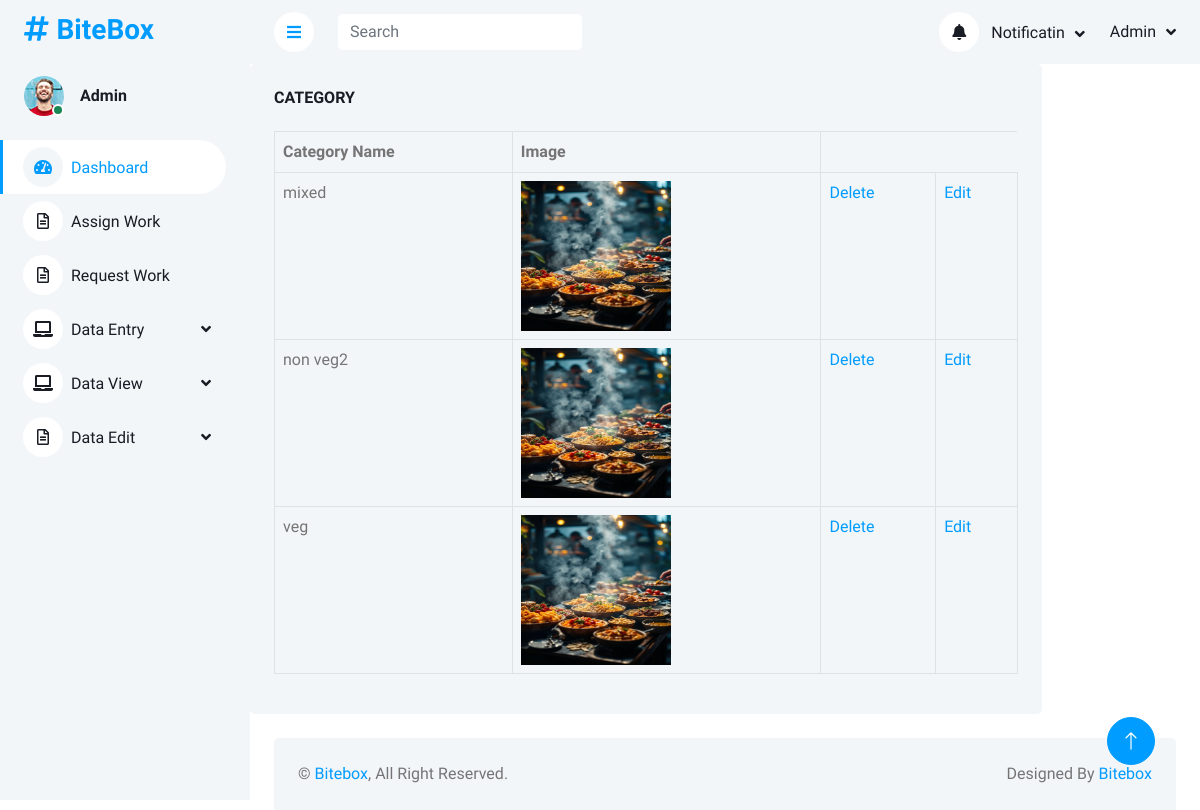
The app's page /Admin/categoryview.php with its own data.
### tables this page shows
CREATE TABLE IF NOT EXISTS `tbl_category` (
  `categoryid` int NOT NULL AUTO_INCREMENT,
  `category_name` varchar(30) NOT NULL,
  `image` varchar(20) NOT NULL,
  PRIMARY KEY (`categoryid`)
);

### dboperation.php (called while the page is built, shortened)
<?php
class dboperation
{
    public $con,$res;
    function __construct()
    {
        $this->con=mysqli_connect("localhost","root","","db_bitebox");
    }
    public function executequery($sql)
    {
        $this->res=mysqli_query($this->con,$sql);
        return $this->res;
    }
}
?>

### Admin/categoryview.php (the view)
<?php
  include('header.php');
  include("../dboperation.php");
  $obj=new dboperation();
  $s="select * from tbl_category";
  $res=$obj->executequery ($s);
  ?>
<div class="col-sm-12 col-xl-10">
                        <div class="bg-light rounded h-100 p-4">
                            <h6 class="mb-4">CATEGORY</h6>
                            <table class="table table-bordered">
                                <thead>
                                    <tr>
                                        <th scope="col">Category Name</th>
                                        <th scope="col">Image</th>
                                    </tr>
                                </thead>
                                <tbody>
                                  <?php
                                      while($r=mysqli_fetch_array($res))
                                      {
                                      ?>
                                    <tr>
                                      <td> <?php echo$r["category_name"];?></td>
                                      <td>
                                                    <img src="../uploads/<?php echo $r['image']; ?> "style="width:150px;height:150px;" />
                                                </td>
                                      <td><a href="categorydelete.php?did=<?php echo$r["categoryid"];?>">Delete</a href></td>
                                      <td><a href="categoryedit.php?did=<?php echo$r["categoryid"];?>">Edit</a href></td>
                                    </tr>
                                    <?php
                                      }
                                      ?>
                                </tbody>
                            </table>
                        </div>
                    </div>
                     <?php
  include('footer.php');
  ?>

### Admin/css/style.css (style rules this page uses)
:root { --primary: #009CFF; --light: #F3F6F9; --dark: #191C24; }

### records on screen
tbl_category: category_name "mixed", image (picture)
tbl_category: category_name "non veg2", image (picture)
tbl_category: category_name "veg", image (picture)
